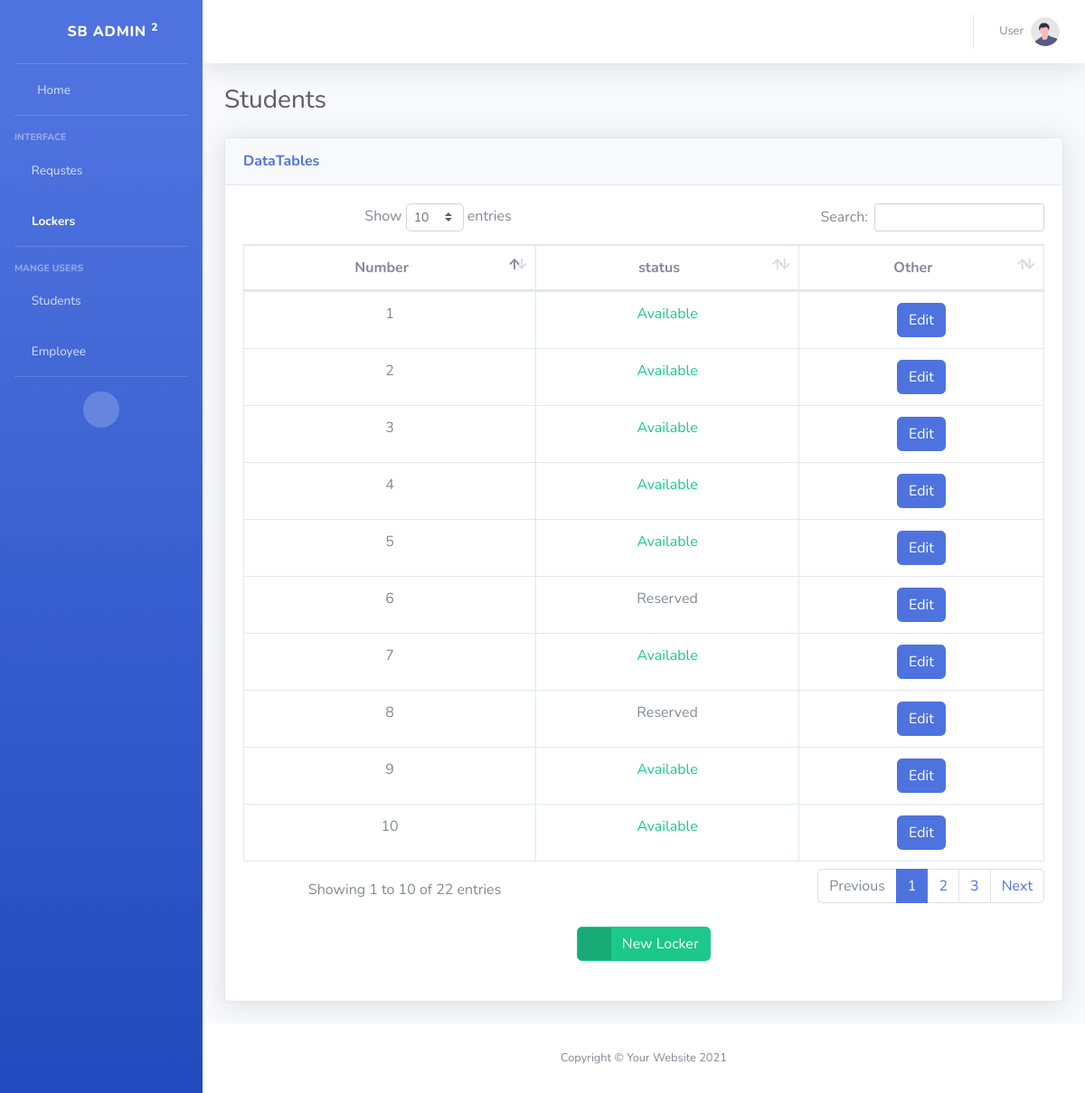
The page /app/dashboard/locker.php (signed in) on the database its author committed.
### tables this page shows
CREATE TABLE `lockers` (
  `id` int(11) NOT NULL,
  `status` int(11) NOT NULL
);

### app/dashboard/locker.php (the view, shortened to what this page needs)
<?php
include "../inc/conf.php";
function status($arg){
    if($arg == 1){
        return  "<span class='text-success'>Available</span>";
    }else{
        return "<span class='text-secondary'>Reserved</span>";
    }
}
$lockers = $conn->query("SELECT * FROM `lockers`")->fetchAll();
?>
<!DOCTYPE html>
<html lang="en">
<head>
    <link href="vendor/fontawesome-free/css/all.min.css" rel="stylesheet" type="text/css">
    <link href="css/sb-admin-2.min.css" rel="stylesheet">
    <link href="vendor/datatables/dataTables.bootstrap4.min.css" rel="stylesheet">
</head>
<body id="page-top">
    <div id="wrapper">
        <?php include "header.php" ?>
        <div id="content-wrapper" class="d-flex flex-column">
            <div id="content">
                <nav class="navbar navbar-expand navbar-light bg-white topbar mb-4 static-top shadow">
                    <ul class="navbar-nav ml-auto">
                        <li class="nav-item dropdown no-arrow">
                            <a class="nav-link dropdown-toggle" href="#" id="userDropdown" role="button"
                                data-toggle="dropdown" aria-haspopup="true" aria-expanded="false">
                                <span class="mr-2 d-none d-lg-inline text-gray-600 small">User</span>
                                <img class="img-profile rounded-circle"
                                    src="img/undraw_profile.svg">
                            </a>
                        </li>
                    </ul>
                </nav>
                <div class="container-fluid">
                    <div class="d-sm-flex align-items-center justify-content-between mb-4">
                        <h1 class="h3 mb-0 text-gray-800">Students</h1>
                    </div>
            <div class="card shadow mb-4">
            <div class="card-header py-3">
              <h6 class="m-0 font-weight-bold text-primary">DataTables</h6>
            </div>
            <div class="card-body">
              <div class="table-responsive text-center" >
                <table class="table table-bordered" id="dataTable" width="100%" cellspacing="0">
                  <thead>
                    <tr>
                      <th>Number</th>
                      <th>status</th>
                      <th>Other</th>
                    </tr>
                  </thead>
                  <tbody>
                      <?php foreach($lockers as $val): ?>
                    <tr>
                      <td><?=$val['id']?></td>
                      <td><?=status($val['status'])?></td>
                      <td><a href="#" class="btn btn-primary" data-toggle="modal" data-target="#exampleModal<?=$val['id']?>">Edit</a></td>
                    </tr>
                    <?php  endforeach; ?>
                  </tbody>
                </table>
              </div>
              <div class="text-center p-4">
                  <a href="#" class="btn btn-success btn-icon-split" data-toggle="modal" data-target="#ModalAdd">
                                        <span class="icon text-white-50">
                                            <i class="fas fa-plus"></i>
                                        </span>
                                        <span class="text">New Locker</span>
                                    </a>
              </div>
            </div>
          </div>
                </div>
            </div>
            <footer class="sticky-footer bg-white">
                <div class="container my-auto">
                    <div class="copyright text-center my-auto">
                        <span>Copyright &copy; Your Website 2021</span>
                    </div>
                </div>
            </footer>
        </div>
    </div>
</body>
</html>

### rows shown on the page
lockers: id "1", status "Available"
lockers: id "2", status "Available"
lockers: id "3", status "Available"
lockers: id "4", status "Available"
lockers: id "5", status "Available"
lockers: id "6", status "Reserved"
lockers: id "7", status "Available"
lockers: id "8", status "Reserved"
lockers: id "9", status "Available"
lockers: id "10", status "Available"
